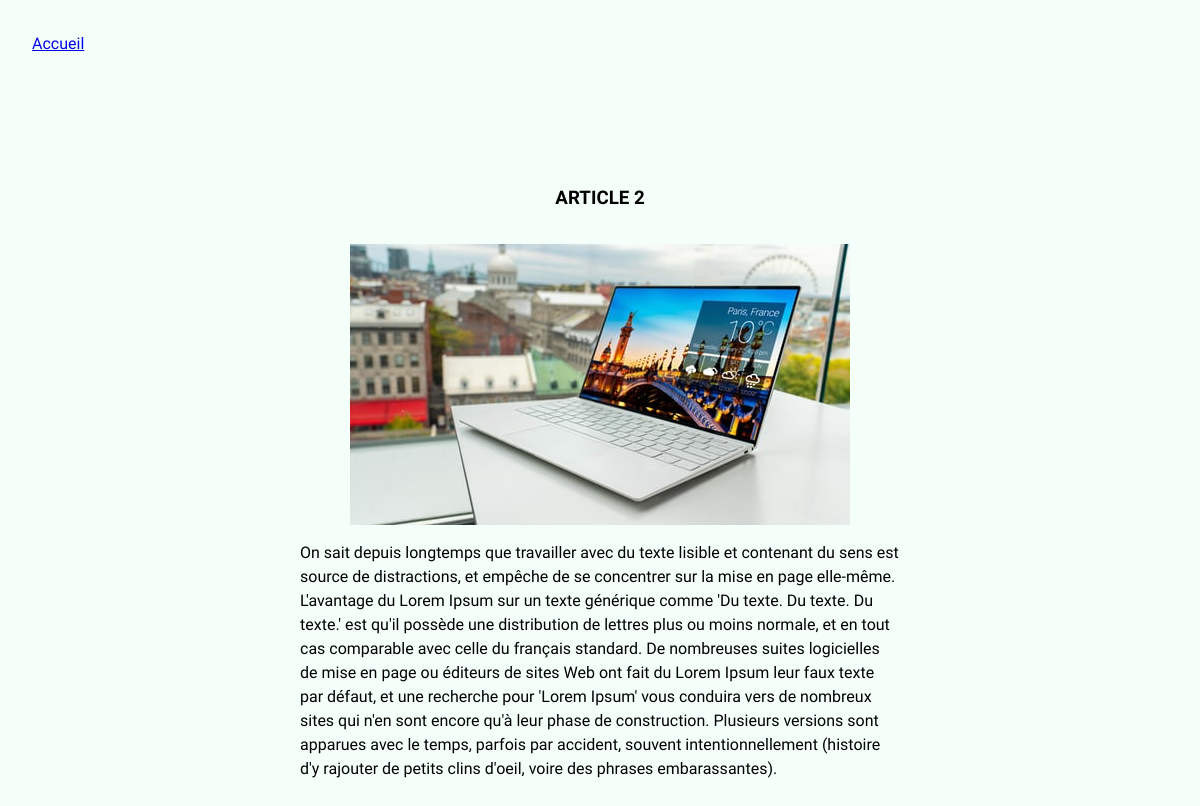
Screenshot of /article-2/ with the database file from the repository.
### posts/models.py (models this page shows, shortened)
class BlogPost(models.Model):
    title = models.CharField(max_length=255, unique=True, verbose_name="Titre")
    slug = models.SlugField(max_length=255, unique=True, blank=True)
    author = models.ForeignKey(User, on_delete=models.SET_NULL, null=True, blank=True)
    last_updated = models.DateTimeField(auto_now=True)
    created_on = models.DateField(null=True, blank=True)
    published = models.BooleanField(default=False, verbose_name="Publié")
    content = models.TextField(blank=True, verbose_name="Contenu")
    thumbnail = models.ImageField(blank=True, upload_to='blog')
    class Meta:
        ordering = ['-created_on']
        verbose_name = "Article"

### posts/views.py (the view)
# urls.py: path('<str:slug>/', BlogPostDetail.as_view(), name='post'),
class BlogPostDetail(DetailView):
    model = BlogPost
    context_object_name = "post"

### posts/templates/posts/blogpost_detail.html (shortened to what this page needs)
{% extends 'base.html'%}
{% block content %}
        <article class="post-detail">
            <h1>{{post.title}}</h1>
            <img src="{{ post.thumbnail.url }}" alt="L'image de l'article">
            <div>{{post.content|linebreaks|safe}} </div>
        </article>
{% endblock %}

### posts/static/css/style.css (style rules this page uses)
body { font-family: 'Raleway', sans-serif; background-color: mintcream; }
#blog article { width: 50%; margin-top : 3rem; }
.post-detail { display:flex; flex-direction:column; align-items: center; }
.post-detail> h1 { text-transform: uppercase; margin-bottom: 1rem; }

### rows the page displays
BlogPost: title "ARTICLE 2", thumbnail (picture), content "On sait depuis longtemps que travailler avec du texte lisible et contenant du sens est source de distractions, et empêche de se concentrer sur la mise en page elle-même. L'avantage du Lorem Ipsum sur un texte générique comme 'Du texte. Du texte. Du texte.' est qu'il possède une distribution de lettres plus ou moins normale, et en tout cas comparable avec celle du français standard. De nombreuses suites logicielles de mise en page ou éditeurs de sites Web ont fait du Lorem Ipsum leur faux texte par défaut, et une recherche pour 'Lorem Ipsum' vous conduira vers de nombreux sites qui n'en sont encore qu'à leur phase de construction. Plusieurs versions sont apparues avec le temps, parfois par…"
